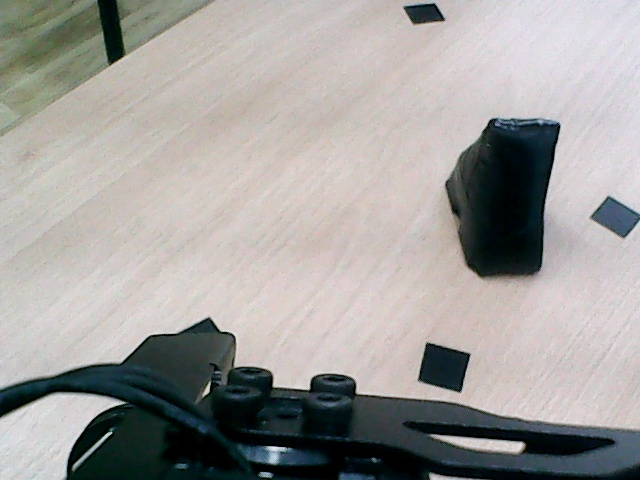
#> input picture cam_check_0.jpg, 640 x 480 px
$ python -i darkest_detector.py   (imports and definitions only)
#> lines starting #> are read from the running program, lines starting #| are printed output that depends on the picture; after the words box and inside, x2 and y2 are one past the last pixel; in counts of white or black regions, pixels touching at a corner belong together
#> further down, picture is the input picture: shape (480, 640, 3); mean B, G, R 155.7, 158.3, 160.2
"""No-VLM fallback: find the darkest blob against a light background.

Useful when the object is hard to describe/verify with a VLM (e.g. black
tape on a white table) -- this is plain OpenCV thresholding, no API calls.
"""

from __future__ import annotations

import cv2


def find_darkest_box(frame, min_area_frac: float = 0.01) -> tuple[int, int, int, int] | None:
    """Returns a pixel (x, y, w, h) box around the largest dark blob, or None."""
#> called with min_area_frac = 0.01
    h, w = frame.shape[:2]
#> h = 480; w = 640
    gray = cv2.cvtColor(frame, cv2.COLOR_BGR2GRAY)
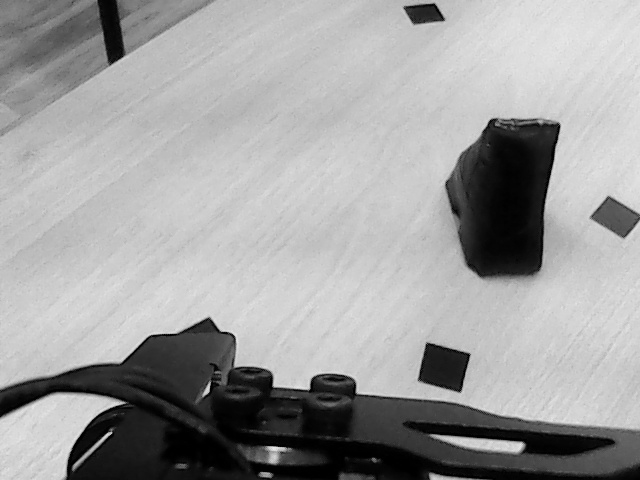
#> gray: shape (480, 640); min 0, max 234, mean 158.5
    blur = cv2.GaussianBlur(gray, (7, 7), 0)
    _, thresh = cv2.threshold(blur, 0, 255, cv2.THRESH_BINARY_INV + cv2.THRESH_OTSU)
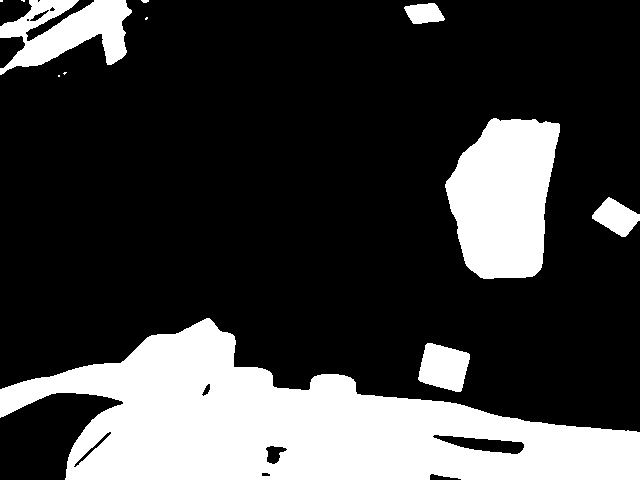
#> thresh: shape (480, 640); 24.6% white; 12 white regions (6 under 20 px), largest, box (x1, y1, x2, y2) and area: (0, 318, 640, 480) 52877, (445, 118, 560, 279) 13728, (0, 0, 132, 75) 5430, (418, 343, 470, 392) 1848, (592, 197, 640, 237) 1091, (404, 3, 445, 24) 625
    thresh = cv2.morphologyEx(thresh, cv2.MORPH_OPEN, cv2.getStructuringElement(cv2.MORPH_ELLIPSE, (5, 5)))
#> thresh: shape (480, 640); 24.6% white; 8 white regions (1 under 20 px)

    contours, _ = cv2.findContours(thresh, cv2.RETR_EXTERNAL, cv2.CHAIN_APPROX_SIMPLE)
#> contours = 8 contours, 1 with area under 20; largest, box (x1, y1, x2, y2) and area: (0, 318, 640, 480) 53387, (445, 118, 560, 279) 13506, (0, 0, 132, 75) 3974, (418, 343, 470, 392) 1766, (0, 0, 78, 38) 1240, (592, 197, 640, 237) 1033, (405, 3, 444, 24) 568
    if not contours:
        return None

    best = max(contours, key=cv2.contourArea)
#> best = contour of 384 points, box (x1, y1, x2, y2) (0, 318, 640, 480), area 53387
    if cv2.contourArea(best) < min_area_frac * w * h:
        return None

    return cv2.boundingRect(best)  # x, y, w, h

>>> import cv2
>>> picture = cv2.imread('cam_check_0.jpg')
>>> result = find_darkest_box(picture)
#> result = (0, 318, 640, 162)

$ run again, on eyehand_vlm_frame.jpg
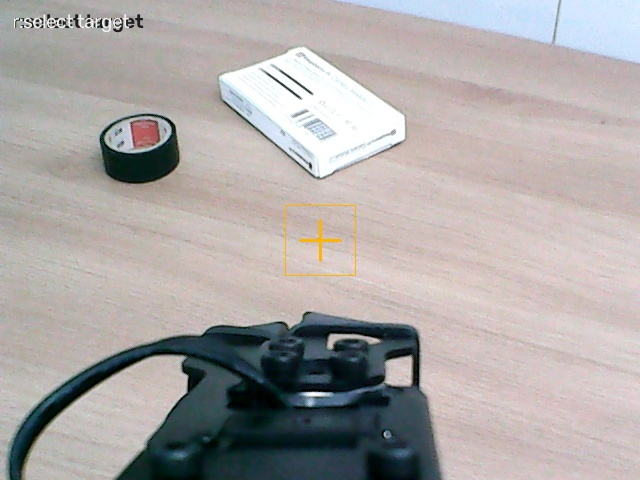
#> input picture eyehand_vlm_frame.jpg, 640 x 480 px
#> picture is the input picture: shape (480, 640, 3); mean B, G, R 166.5, 167.8, 172.2
#> in find_darkest_box, `_, thresh = cv2.threshold(blur, 0, 255, cv2.THRESH_BINARY_INV + cv2.TH..`:
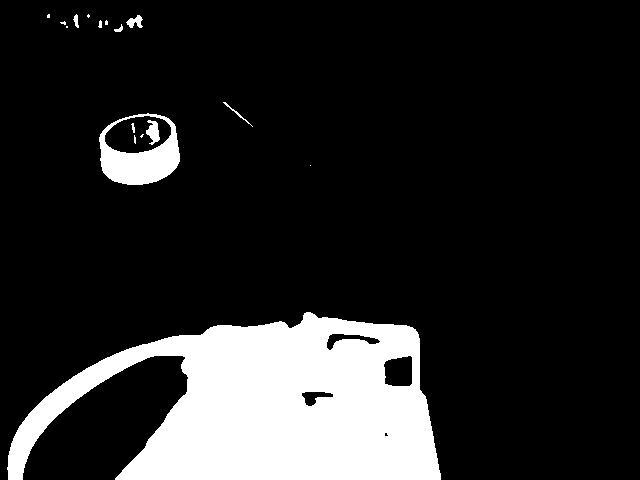
#> thresh: shape (480, 640); 15.5% white; 17 white regions (8 under 20 px), largest, box (x1, y1, x2, y2) and area: (7, 312, 441, 480) 44041, (99, 113, 180, 185) 2922, (146, 120, 160, 145) 209
#> in find_darkest_box, `thresh = cv2.morphologyEx(thresh, cv2.MORPH_OPEN, cv2.getStructuringEl..`:
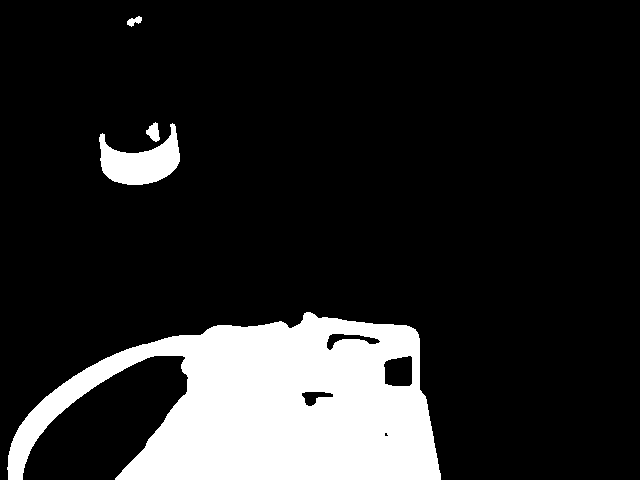
#> thresh: shape (480, 640); 15.3% white; 4 white regions
#> contours = 4 contours; box (x1, y1, x2, y2) and area: (7, 312, 441, 480) 44681, (99, 123, 180, 185) 2559, (146, 122, 160, 142) 148, (127, 16, 142, 27) 72
#> best = contour of 404 points, box (x1, y1, x2, y2) (7, 312, 441, 480), area 44681
#> result = (7, 312, 434, 168)

$ run again, on vision_frame.jpg
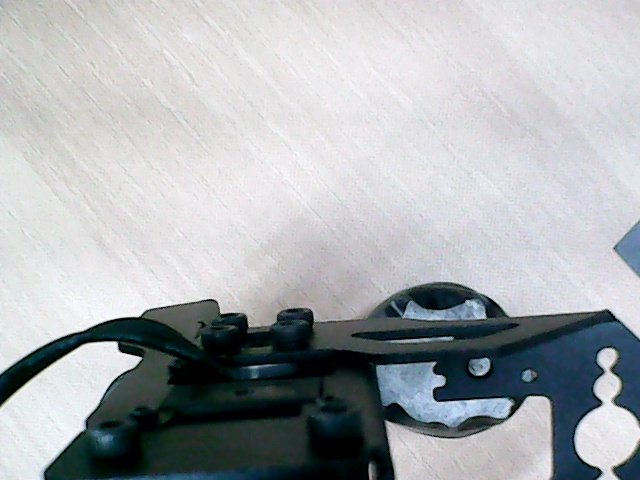
#> input picture vision_frame.jpg, 640 x 480 px
#> picture is the input picture: shape (480, 640, 3); mean B, G, R 177, 173.9, 169.9
#> in find_darkest_box, `gray = cv2.cvtColor(frame, cv2.COLOR_BGR2GRAY)`:
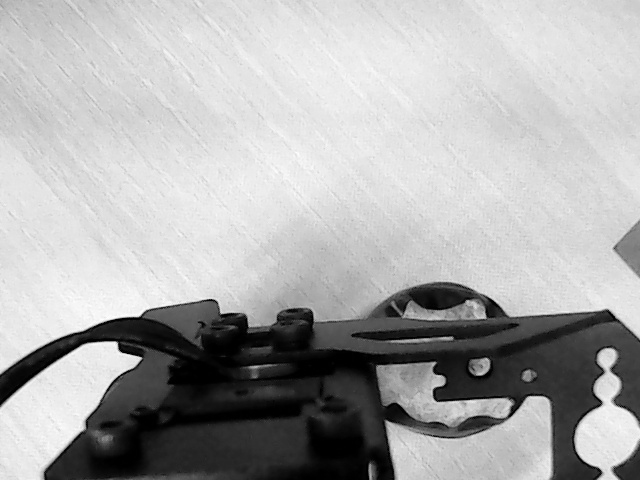
#> gray: shape (480, 640); min 0, max 255, mean 173.1
#> in find_darkest_box, `_, thresh = cv2.threshold(blur, 0, 255, cv2.THRESH_BINARY_INV + cv2.TH..`:
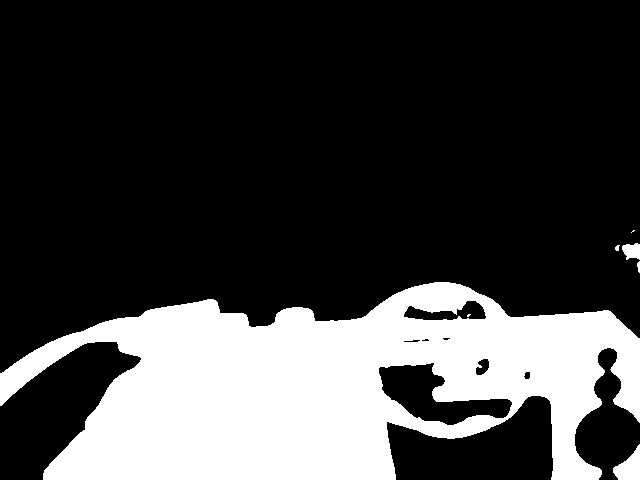
#> thresh: shape (480, 640); 25.4% white; 7 white regions (2 under 20 px), largest, box (x1, y1, x2, y2) and area: (0, 282, 640, 480) 77141, (613, 444, 640, 480) 566, (622, 243, 640, 260) 233, (637, 261, 640, 273) 26, (615, 245, 620, 251) 21
#> contours = 4 contours, 1 with area under 20; largest, box (x1, y1, x2, y2) and area: (0, 282, 640, 480) 76994, (613, 445, 640, 480) 514, (622, 243, 640, 260) 195
#> best = contour of 801 points, box (x1, y1, x2, y2) (0, 282, 640, 480), area 76994
#> result = (0, 282, 640, 198)
